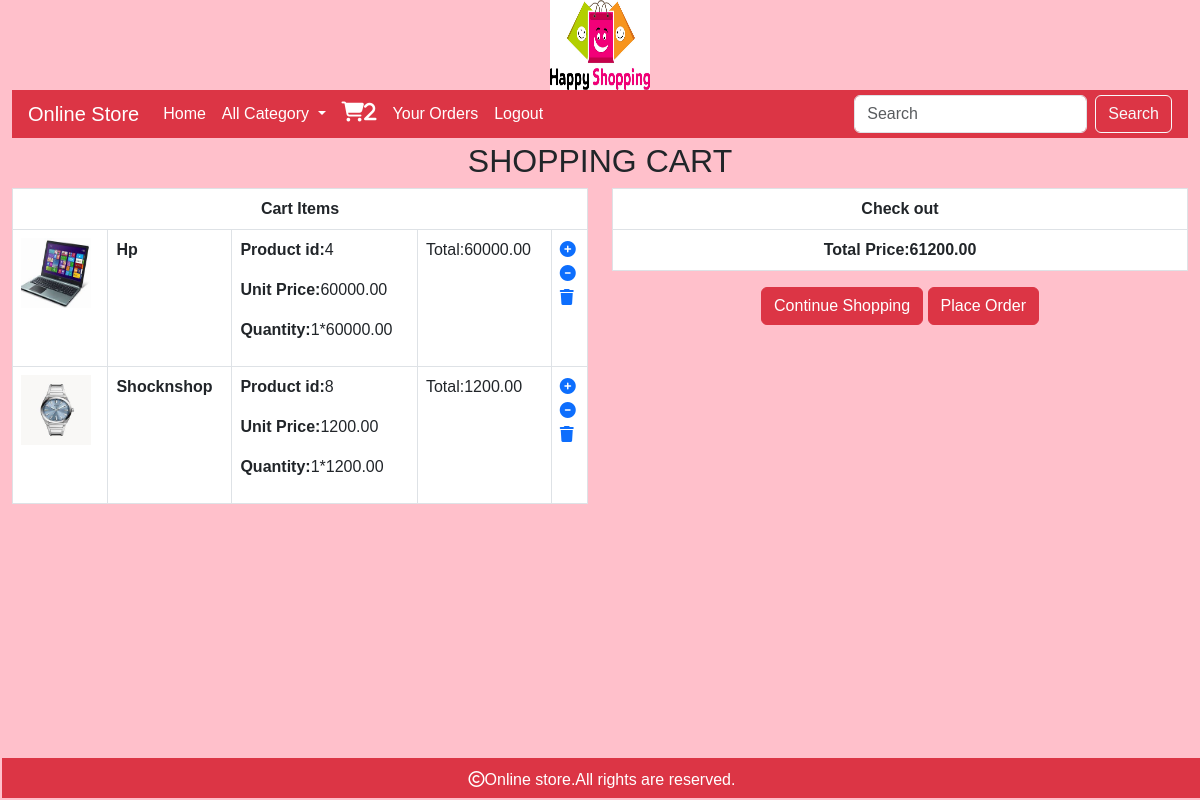
/cart/cartview/ (signed in), run on the app's committed database.
### cart/models.py (models this page shows, shortened)
class Cart(models.Model):
    products=models.ForeignKey(Product,on_delete=models.CASCADE)
    user=models.ForeignKey(User,on_delete=models.CASCADE)
    quantity=models.IntegerField(default=1)
    date_added=models.DateField(auto_now_add=True)
    active=models.BooleanField(default=True)
    def sub_total(self):
        return self.quantity*self.products.price

### shop/models.py (models this page shows, shortened)
class Product(models.Model):
    name = models.CharField(max_length=250,unique = True)
    slug = models.SlugField(max_length=250, unique=True)
    description = models.TextField(blank=True)
    price=models.DecimalField(max_digits=10,decimal_places=2)
    category=models.ForeignKey(Category,on_delete=models.CASCADE)
    image=models.ImageField(upload_to='img/products',null=True,blank=True)
    stock=models.IntegerField()
    available=models.BooleanField(default=True)
    created=models.DateTimeField(auto_now_add=True)
    updated=models.DateTimeField(auto_now=True)

### cart/views.py (the view)
# urls.py: path("cartview/",views.cartview,name="cartview"),
@login_required
def cartview(request):
    total=0
    user=request.user
    try:
       product_detail=Cart.objects.filter(user=user)
       for i in product_detail:
           total+=i.quantity*i.products.price
    except CartDoesNotExist:
        Pass
    return render(request,"cart.html",{"product_details":product_detail,"total":total})

### cart/context_processors.py (called while the page is built)
def counter(request):
    item_count=0
    if request.user.is_authenticated:
        user=request.user
        try:
            cart=Cart.objects.filter(user=user)
            for i in cart:
                item_count+=i.quantity
        except:
            item_count=0
    return {"item_count":item_count}

### shop/context_processors.py (called while the page is built)
def menu_link(request):
    links=Category.objects.all()
    return ({'link':links})

### templates/cart.html (shortened to what this page needs)
{% extends "base.html" %}
{% load static %}
{% block content %}
<div class="container-fluid" style="margin-bottom:100px;">
    {% if not product_details %}
    <div>
        <h2 class="text-center">Cart is empty</h2>
        <center><strong><a href="{% url 'shop:home' %}">Continue Shopping</a></strong></center>
    </div>
    {% else %}
    <div class="row">
        <h2 class="text-center pt-1">SHOPPING CART</h2>
        <div class="col-sm-6">
            <table class="table table-bordered" >
                <tr>
                    <th colspan="5" class="text-center">Cart Items</th>
                    {% for item in product_details %}
                </tr>
                <tr>
                <td><img src="{{item.products.image.url}}" height="70px" width="70px"></td>
                    <td><strong>{{item.products.name}}</strong></td>
                <td><p><strong>Product id:</strong>{{item.products.id}}</p>
                <p><strong>Unit Price:</strong>{{item.products.price}}</p>
                <p><strong>Quantity:</strong>{{item.quantity}}*{{item.products.price}}</p></td>
                    <td>Total:{{item.sub_total}}</td>
                    <td>
                        {% if item.quantity < item.products.stock %}
                        <a href="{% url 'cart:add_cart' item.products.id %}"><i class="fa-solid fa-circle-plus"></i></a><br>
                        <a href="{% url 'cart:item_less' item.products.id %}"><i class="fa-sharp fa-solid fa-circle-minus"></i><br>
                        <a href="{% url 'cart:cart_remove' item.products.id %}"><i class="fa-solid fa-trash"></i></a>
                        {% else %}
                        <a href="{% url 'cart:item_less' item.products.id %}"><i class="fa-sharp fa-solid fa-circle-minus"></i></i></a><br>
                        <a href="{% url 'cart:cart_remove' item.products.id %}"><i class="fa-solid fa-trash"></i></a>
                        {% endif %}
                    </td>
                </tr>
              {% endfor %}
            </table>
        </div>
        <div class="col-sm-6"><table class="table table-bordered">
            <tr>
                <th colspan="5" class="text-center">Check out</th>
            </tr>
            <tr>
                <th class="text-center">Total Price:{{total}}</th>
            </tr>
        </table>
        <center>
            <a href="{% url 'shop:home' %}" class="btn btn-danger">Continue Shopping</a>
            <a href="{% url 'cart:orderform' %}" class="btn btn-danger">Place Order</a>
            </div>
    </div>
    {% endif %}
{% endblock %}

### static/css/custom.css (style rules this page uses)
body { background-color:pink; font-family: 'Agdasima', sans-serif; }

### data on the page
Cart: products.image (picture), products.name "Hp", products.id "4", products.price "60000.00", quantity "1", sub_total "60000.00"
Cart: products.image (picture), products.name "Shocknshop", products.id "8", products.price "1200.00", quantity "1", sub_total "1200.00"

### other printed values
{{ item_count }} "2"
{{ total }} "61200.00"
